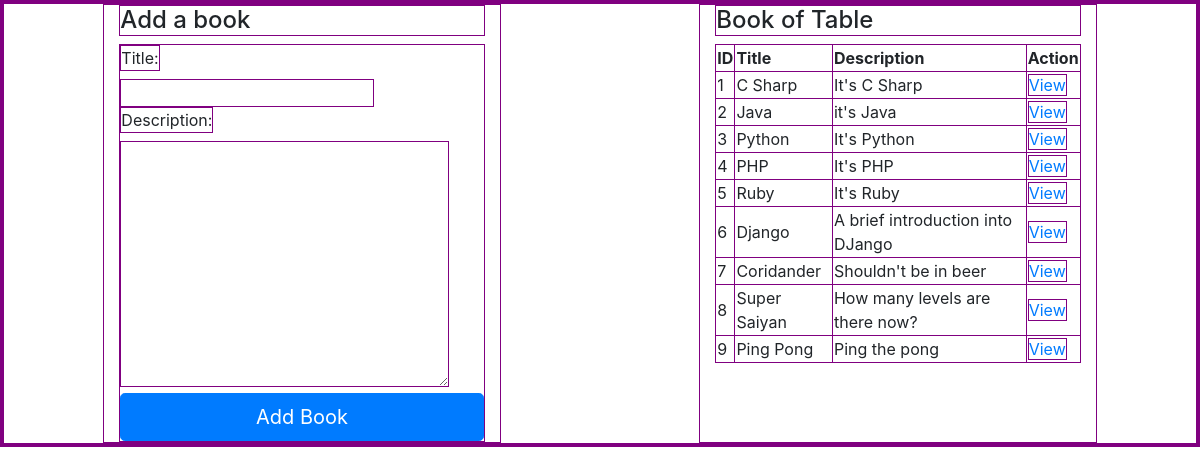
The page /books/ on the database its author committed.
### booksAuthorApp/models.py (models this page shows, shortened)
class books(models.Model):
    title = models.CharField(max_length=255)
    desc = models.CharField(max_length=255)
    created_at = models.DateTimeField(auto_now_add=True)
    update_at = models.DateTimeField(auto_now=True)

### booksAuthorApp/views.py (the view)
# urls.py: path('', views.bookpage),
def bookpage(request):
    context = {
        "books": books.objects.all(),
        "authors": authors.objects.all()
    }
    return render(request, "books.html", context)

### booksAuthorApp/templates/books.html (shortened to what this page needs)
<!DOCTYPE html>
<html lang="en">
<head>
    {% load static %}
    <link rel="stylesheet" href="{% static 'css/bootstrap.css' %}">
</head>
<body>
    <div class="container-fluid">
        <div class="row justify-content-around">
            <div class="col-4">
                <h4>Add a book</h4>
                <form action="addBook" method="POST">
                    <label for="book_title">Title:</label><br>
                    <input type="text" name="book_title" id=""><br>
                    <label for="book_desc">Description:</label><br>
                    <textarea name="book_desc" id="" cols="30" rows="10"></textarea>
                    <button class="btn btn-primary btn-lg btn-block" type="submit">Add Book</button>
                </form>
            </div>
            <div class="col-4">
                <h4>Book of Table</h4>
                <table>
                    <thead>
                        <th>ID</th>
                        <th>Title</th>
                        <th>Description</th>
                        <th>Action</th>
                    </thead>
                    <tbody>
                    {% for book in books %}
                    <tr>
                        <td>{{book.id}}</td>
                        <td>{{book.title}}</td>
                        <td>{{book.desc}}</td>
                        <td><a href="{{book.id}}">View</a></td>
                    </tr>
                    {% endfor %}
                </tbody>
                </table>
            </div>
        </div>
    </div>
</body>
</html>

### rows shown on the page
books: id "1", title "C Sharp", desc "It's C Sharp"
books: id "2", title "Java", desc "it's Java"
books: id "3", title "Python", desc "It's Python"
books: id "4", title "PHP", desc "It's PHP"
books: id "5", title "Ruby", desc "It's Ruby"
books: id "6", title "Django", desc "A brief introduction into DJango"
books: id "7", title "Coridander", desc "Shouldn't be in beer"
books: id "8", title "Super Saiyan", desc "How many levels are there now?"
books: id "9", title "Ping Pong", desc "Ping the pong"
